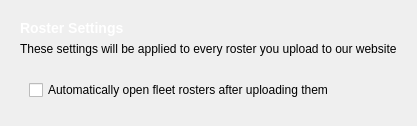
         <widget class="QWidget" name="tab">
          <attribute name="icon">
           <iconset resource="../nexus.qrc">
            <normaloff>:/images/fleet.png</normaloff>:/images/fleet.png</iconset>
          </attribute>
          <attribute name="title">
           <string>Fleet Settings</string>
          </attribute>
          <layout class="QVBoxLayout" name="verticalLayout_15">
           <item>
            <widget class="QFrame" name="frame_14">
             <property name="sizePolicy">
              <sizepolicy hsizetype="Preferred" vsizetype="Fixed">
               <horstretch>0</horstretch>
               <verstretch>0</verstretch>
              </sizepolicy>
             </property>
             <layout class="QVBoxLayout" name="verticalLayout_17">
              <property name="spacing">
               <number>6</number>
              </property>
              <item>
               <widget class="QLabel" name="label_22">
                <property name="styleSheet">
                 <string notr="true">font-weight:bold;
color:#fff;
font-size:14px</string>
                </property>
                <property name="text">
                 <string>Roster Settings</string>
                </property>
               </widget>
              </item>
              <item>
               <widget class="QLabel" name="label_23">
                <property name="text">
                 <string>These settings will be applied to every roster you upload to our website</string>
                </property>
               </widget>
              </item>
             </layout>
            </widget>
           </item>
           <item>
            <widget class="QFrame" name="frame_22">
             <property name="sizePolicy">
              <sizepolicy hsizetype="Preferred" vsizetype="Fixed">
               <horstretch>0</horstretch>
               <verstretch>0</verstretch>
              </sizepolicy>
             </property>
             <property name="styleSheet">
              <string notr="true"/>
             </property>
             <layout class="QVBoxLayout" name="verticalLayout_20">
              <item>
               <widget class="QFrame" name="frame_10">
                <property name="sizePolicy">
                 <sizepolicy hsizetype="Preferred" vsizetype="Fixed">
                  <horstretch>0</horstretch>
                  <verstretch>0</verstretch>
                 </sizepolicy>
                </property>
                <layout class="QFormLayout" name="formLayout_2">
                 <property name="verticalSpacing">
                  <number>10</number>
                 </property>
                 <property name="topMargin">
                  <number>0</number>
                 </property>
                 <property name="bottomMargin">
                  <number>0</number>
                 </property>
                 <item row="0" column="0">
                  <widget class="QCheckBox" name="auto_open_fleet">
                   <property name="text">
                    <string>Automatically open fleet rosters after uploading them</string>
                   </property>
                  </widget>
                 </item>
                </layout>
               </widget>
              </item>
             </layout>
            </widget>
           </item>
           <item>
            <widget class="QFrame" name="frame_34">
             <property name="frameShape">
              <enum>QFrame::StyledPanel</enum>
             </property>
             <property name="frameShadow">
              <enum>QFrame::Raised</enum>
             </property>
            </widget>
           </item>
          </layout>
         </widget>
